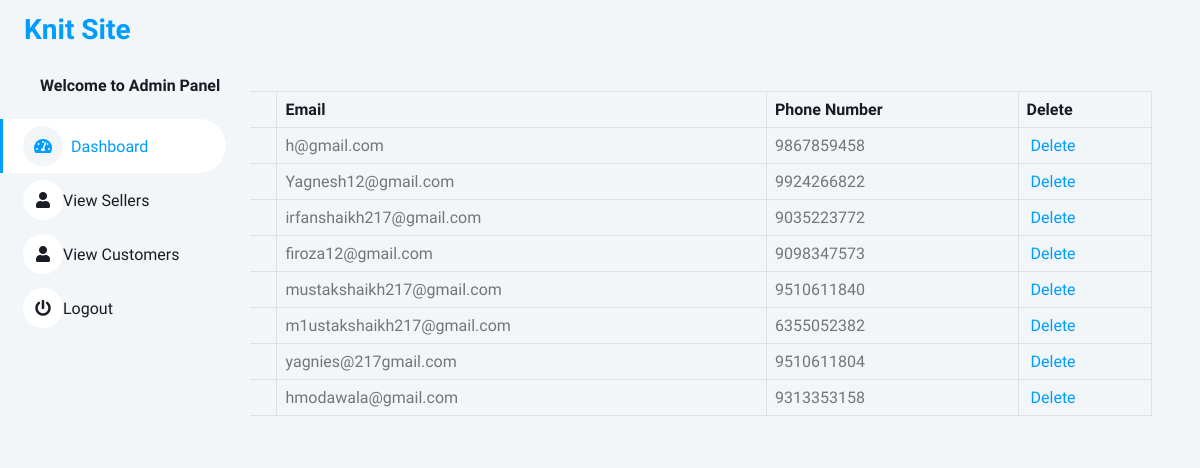
/Admin/view_customers.php, run on the app's committed database.
### tables this page shows
CREATE TABLE `customerregistration` (
  `UserId` int(11) NOT NULL,
  `UserFirstName` varchar(30) NOT NULL,
  `UserMiddleName` varchar(30) NOT NULL,
  `UserLastName` varchar(30) NOT NULL,
  `MobileNumber` char(10) NOT NULL,
  `EmailAddress` varchar(30) NOT NULL,
  `UserName` varchar(30) NOT NULL,
  `Password` char(32) NOT NULL,
  `Address` varchar(50) NOT NULL,
  `Pincode` int(6) NOT NULL,
  `Gender` varchar(1) NOT NULL,
  `CreationDate` datetime NOT NULL,
  `status` varchar(1) NOT NULL DEFAULT '1'
);

### Admin/view_customers.php (the view, shortened to what this page needs)
<?php
include 'includes/sidebar.php';
include 'includes/db.php';
?>
   <div class="container-fluid pt-4 px-4">
                <div class="bg-light text-center rounded p-4">
                    <div class="d-flex align-items-center justify-content-between mb-4">
                        <h6 class="mb-0">View Customers</h6>
                    </div>
                    <div class="table-responsive">
                        <table class="table text-start align-middle table-bordered table-hover mb-0">
                            <thead>
                                <tr class="text-dark">
                                    <th scope="col">#</th>
                                    <th scope="col">Name</th>
                                    <th scope="col">Email</th>
                                    <th scope="col">Phone Number</th>
                                    <th scope="col">Delete</th>
                                </tr>
                            </thead>
                            <tbody>
                                <?php
                                $get_c = "select * from customerregistration";
                                $run_c = mysqli_query($con, $get_c);
                                while ($row_c = mysqli_fetch_array($run_c)) {
                                    $c_id = $row_c['UserId'];
                                    $c_name = $row_c['UserFirstName'];
                                    $c_email = $row_c['EmailAddress'];
                                    $c_contact = $row_c['MobileNumber'];
                                    ?>
                                    <tr>
                                        <td><?php echo $c_id; ?></td>
                                        <td><?php echo $c_name; ?></td>
                                        <td><?php echo $c_email; ?></td>
                                        <td><?php echo $c_contact; ?></td>
                                        <td>
                                            <a href="delete_customers.php?delete_customers=<?php echo $c_id; ?>" >
                                                <i class="fa fa-trash-o" ></i> Delete
                                            </a>
                                        </td>
                                    </tr>
                                <?php } ?>
                            </tbody>
                        </table>
                    </div>
                </div>
   </div>

### data on the page
customerregistration: EmailAddress "h@gmail.com", MobileNumber "9867859458"
customerregistration: EmailAddress "Yagnesh12@gmail.com", MobileNumber "9924266822"
customerregistration: EmailAddress "irfanshaikh217@gmail.com", MobileNumber "9035223772"
customerregistration: EmailAddress "firoza12@gmail.com", MobileNumber "9098347573"
customerregistration: EmailAddress "mustakshaikh217@gmail.com", MobileNumber "9510611840"
customerregistration: EmailAddress "m1ustakshaikh217@gmail.com", MobileNumber "6355052382"
customerregistration: EmailAddress "yagnies@217gmail.com", MobileNumber "9510611804"
customerregistration: EmailAddress "hmodawala@gmail.com", MobileNumber "9313353158"
